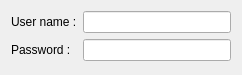
<?xml version="1.0" encoding="UTF-8"?>
<ui version="4.0">
 <class>BcNewAccountWidgetClass</class>
 <widget class="QWidget" name="BcNewAccountWidgetClass">
  <property name="geometry">
   <rect>
    <x>0</x>
    <y>0</y>
    <width>242</width>
    <height>75</height>
   </rect>
  </property>
  <property name="windowTitle">
   <string>NewAccountWidget</string>
  </property>
  <layout class="QFormLayout" name="formLayout">
   <item row="0" column="0">
    <widget class="QLabel" name="label">
     <property name="text">
      <string>User name :</string>
     </property>
    </widget>
   </item>
   <item row="0" column="1">
    <widget class="QLineEdit" name="usernameLineEdit"/>
   </item>
   <item row="1" column="0">
    <widget class="QLabel" name="label_2">
     <property name="text">
      <string>Password :</string>
     </property>
    </widget>
   </item>
   <item row="1" column="1">
    <widget class="QLineEdit" name="passwordLineEdit">
     <property name="echoMode">
      <enum>QLineEdit::Password</enum>
     </property>
    </widget>
   </item>
  </layout>
 </widget>
 <layoutdefault spacing="6" margin="11"/>
 <resources/>
 <connections/>
</ui>
